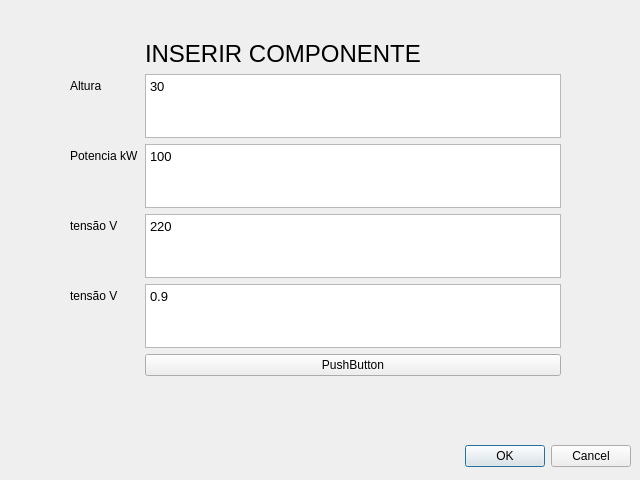
<?xml version="1.0" encoding="UTF-8"?>
<ui version="4.0">
 <class>Dialog</class>
 <widget class="QDialog" name="Dialog">
  <property name="geometry">
   <rect>
    <x>0</x>
    <y>0</y>
    <width>640</width>
    <height>480</height>
   </rect>
  </property>
  <property name="windowTitle">
   <string>Dialog</string>
  </property>
  <widget class="QDialogButtonBox" name="buttonBox">
   <property name="geometry">
    <rect>
     <x>10</x>
     <y>440</y>
     <width>621</width>
     <height>32</height>
    </rect>
   </property>
   <property name="orientation">
    <enum>Qt::Orientation::Horizontal</enum>
   </property>
   <property name="standardButtons">
    <set>QDialogButtonBox::StandardButton::Cancel|QDialogButtonBox::StandardButton::Ok</set>
   </property>
  </widget>
  <widget class="QWidget" name="formLayoutWidget">
   <property name="geometry">
    <rect>
     <x>70</x>
     <y>40</y>
     <width>491</width>
     <height>336</height>
    </rect>
   </property>
   <layout class="QFormLayout" name="formLayout">
    <item row="2" column="0">
     <widget class="QLabel" name="label">
      <property name="text">
       <string>Altura</string>
      </property>
     </widget>
    </item>
    <item row="3" column="0">
     <widget class="QLabel" name="label_2">
      <property name="text">
       <string>Potencia kW</string>
      </property>
     </widget>
    </item>
    <item row="2" column="1">
     <widget class="QTextEdit" name="altura">
      <property name="enabled">
       <bool>true</bool>
      </property>
      <property name="html">
       <string>&lt;!DOCTYPE HTML PUBLIC &quot;-//W3C//DTD HTML 4.0//EN&quot; &quot;http://www.w3.org/TR/REC-html40/strict.dtd&quot;&gt;
&lt;html&gt;&lt;head&gt;&lt;meta name=&quot;qrichtext&quot; content=&quot;1&quot; /&gt;&lt;meta charset=&quot;utf-8&quot; /&gt;&lt;style type=&quot;text/css&quot;&gt;
p, li { white-space: pre-wrap; }
hr { height: 1px; border-width: 0; }
li.unchecked::marker { content: &quot;\2610&quot;; }
li.checked::marker { content: &quot;\2612&quot;; }
&lt;/style&gt;&lt;/head&gt;&lt;body style=&quot; font-family:'Ubuntu'; font-size:10pt; font-weight:400; font-style:normal;&quot;&gt;
&lt;p style=&quot; margin-top:0px; margin-bottom:0px; margin-left:0px; margin-right:0px; -qt-block-indent:0; text-indent:0px;&quot;&gt;30&lt;/p&gt;&lt;/body&gt;&lt;/html&gt;</string>
      </property>
      <property name="placeholderText">
       <string/>
      </property>
     </widget>
    </item>
    <item row="3" column="1">
     <widget class="QTextEdit" name="potencia">
      <property name="html">
       <string>&lt;!DOCTYPE HTML PUBLIC &quot;-//W3C//DTD HTML 4.0//EN&quot; &quot;http://www.w3.org/TR/REC-html40/strict.dtd&quot;&gt;
&lt;html&gt;&lt;head&gt;&lt;meta name=&quot;qrichtext&quot; content=&quot;1&quot; /&gt;&lt;meta charset=&quot;utf-8&quot; /&gt;&lt;style type=&quot;text/css&quot;&gt;
p, li { white-space: pre-wrap; }
hr { height: 1px; border-width: 0; }
li.unchecked::marker { content: &quot;\2610&quot;; }
li.checked::marker { content: &quot;\2612&quot;; }
&lt;/style&gt;&lt;/head&gt;&lt;body style=&quot; font-family:'Ubuntu'; font-size:10pt; font-weight:400; font-style:normal;&quot;&gt;
&lt;p style=&quot; margin-top:0px; margin-bottom:0px; margin-left:0px; margin-right:0px; -qt-block-indent:0; text-indent:0px;&quot;&gt;100&lt;/p&gt;&lt;/body&gt;&lt;/html&gt;</string>
      </property>
     </widget>
    </item>
    <item row="4" column="0">
     <widget class="QLabel" name="label_3">
      <property name="text">
       <string>tensão V</string>
      </property>
     </widget>
    </item>
    <item row="4" column="1">
     <widget class="QTextEdit" name="tensao">
      <property name="html">
       <string>&lt;!DOCTYPE HTML PUBLIC &quot;-//W3C//DTD HTML 4.0//EN&quot; &quot;http://www.w3.org/TR/REC-html40/strict.dtd&quot;&gt;
&lt;html&gt;&lt;head&gt;&lt;meta name=&quot;qrichtext&quot; content=&quot;1&quot; /&gt;&lt;meta charset=&quot;utf-8&quot; /&gt;&lt;style type=&quot;text/css&quot;&gt;
p, li { white-space: pre-wrap; }
hr { height: 1px; border-width: 0; }
li.unchecked::marker { content: &quot;\2610&quot;; }
li.checked::marker { content: &quot;\2612&quot;; }
&lt;/style&gt;&lt;/head&gt;&lt;body style=&quot; font-family:'Ubuntu'; font-size:10pt; font-weight:400; font-style:normal;&quot;&gt;
&lt;p style=&quot; margin-top:0px; margin-bottom:0px; margin-left:0px; margin-right:0px; -qt-block-indent:0; text-indent:0px;&quot;&gt;220&lt;/p&gt;&lt;/body&gt;&lt;/html&gt;</string>
      </property>
     </widget>
    </item>
    <item row="5" column="0">
     <widget class="QLabel" name="fator_potencia">
      <property name="text">
       <string>tensão V</string>
      </property>
     </widget>
    </item>
    <item row="5" column="1">
     <widget class="QTextEdit" name="tensao_2">
      <property name="html">
       <string>&lt;!DOCTYPE HTML PUBLIC &quot;-//W3C//DTD HTML 4.0//EN&quot; &quot;http://www.w3.org/TR/REC-html40/strict.dtd&quot;&gt;
&lt;html&gt;&lt;head&gt;&lt;meta name=&quot;qrichtext&quot; content=&quot;1&quot; /&gt;&lt;meta charset=&quot;utf-8&quot; /&gt;&lt;style type=&quot;text/css&quot;&gt;
p, li { white-space: pre-wrap; }
hr { height: 1px; border-width: 0; }
li.unchecked::marker { content: &quot;\2610&quot;; }
li.checked::marker { content: &quot;\2612&quot;; }
&lt;/style&gt;&lt;/head&gt;&lt;body style=&quot; font-family:'Ubuntu'; font-size:10pt; font-weight:400; font-style:normal;&quot;&gt;
&lt;p style=&quot; margin-top:0px; margin-bottom:0px; margin-left:0px; margin-right:0px; -qt-block-indent:0; text-indent:0px;&quot;&gt;0.9&lt;/p&gt;&lt;/body&gt;&lt;/html&gt;</string>
      </property>
     </widget>
    </item>
    <item row="1" column="1">
     <widget class="QLabel" name="label_4">
      <property name="font">
       <font>
        <pointsize>18</pointsize>
       </font>
      </property>
      <property name="text">
       <string>INSERIR COMPONENTE</string>
      </property>
     </widget>
    </item>
    <item row="6" column="1">
     <widget class="QPushButton" name="pushButton">
      <property name="text">
       <string>PushButton</string>
      </property>
     </widget>
    </item>
   </layout>
  </widget>
 </widget>
 <resources/>
 <connections>
  <connection>
   <sender>buttonBox</sender>
   <signal>accepted()</signal>
   <receiver>Dialog</receiver>
   <slot>accept()</slot>
   <hints>
    <hint type="sourcelabel">
     <x>248</x>
     <y>254</y>
    </hint>
    <hint type="destinationlabel">
     <x>157</x>
     <y>274</y>
    </hint>
   </hints>
  </connection>
  <connection>
   <sender>buttonBox</sender>
   <signal>rejected()</signal>
   <receiver>Dialog</receiver>
   <slot>reject()</slot>
   <hints>
    <hint type="sourcelabel">
     <x>316</x>
     <y>260</y>
    </hint>
    <hint type="destinationlabel">
     <x>286</x>
     <y>274</y>
    </hint>
   </hints>
  </connection>
 </connections>
</ui>
